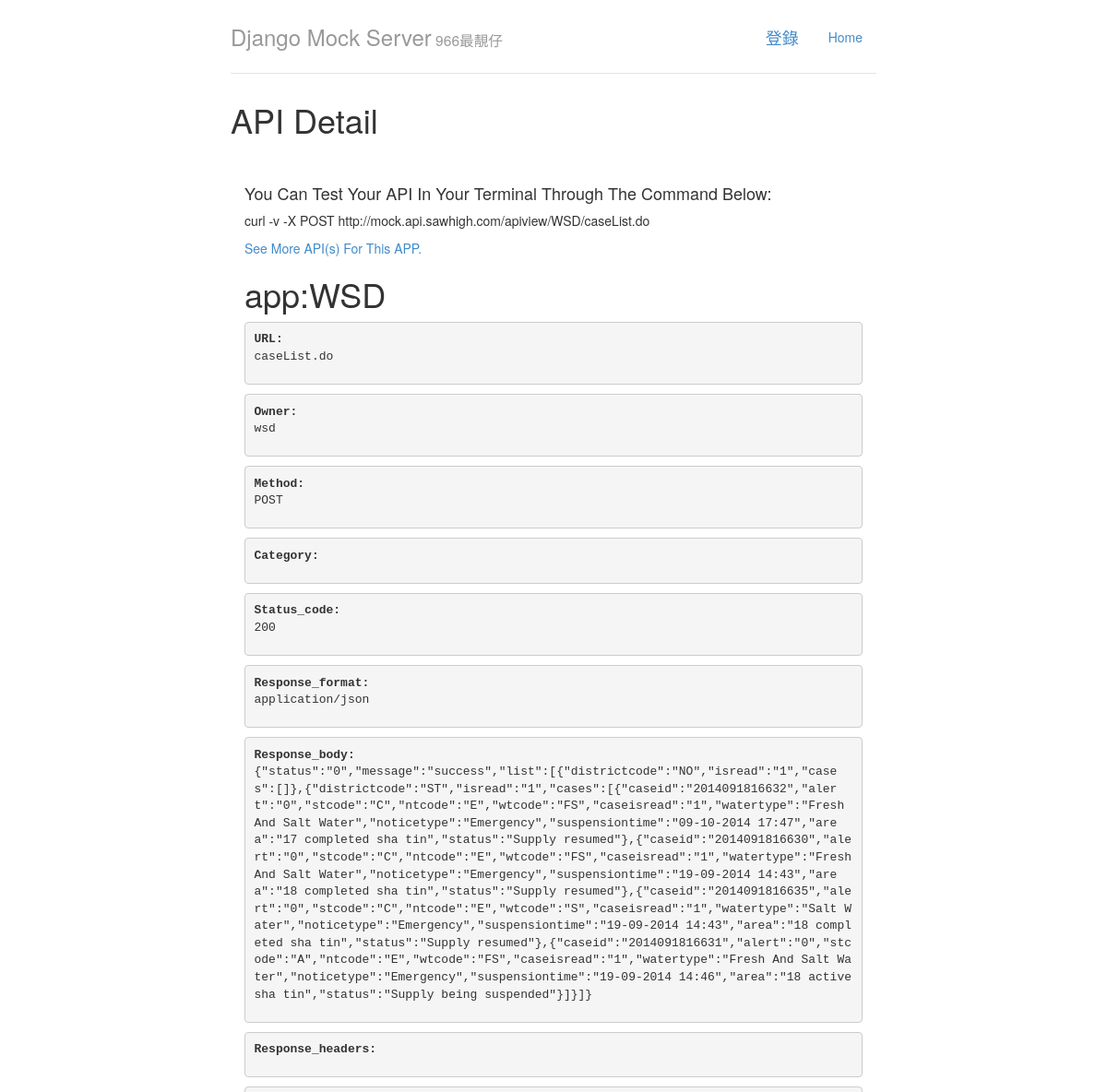
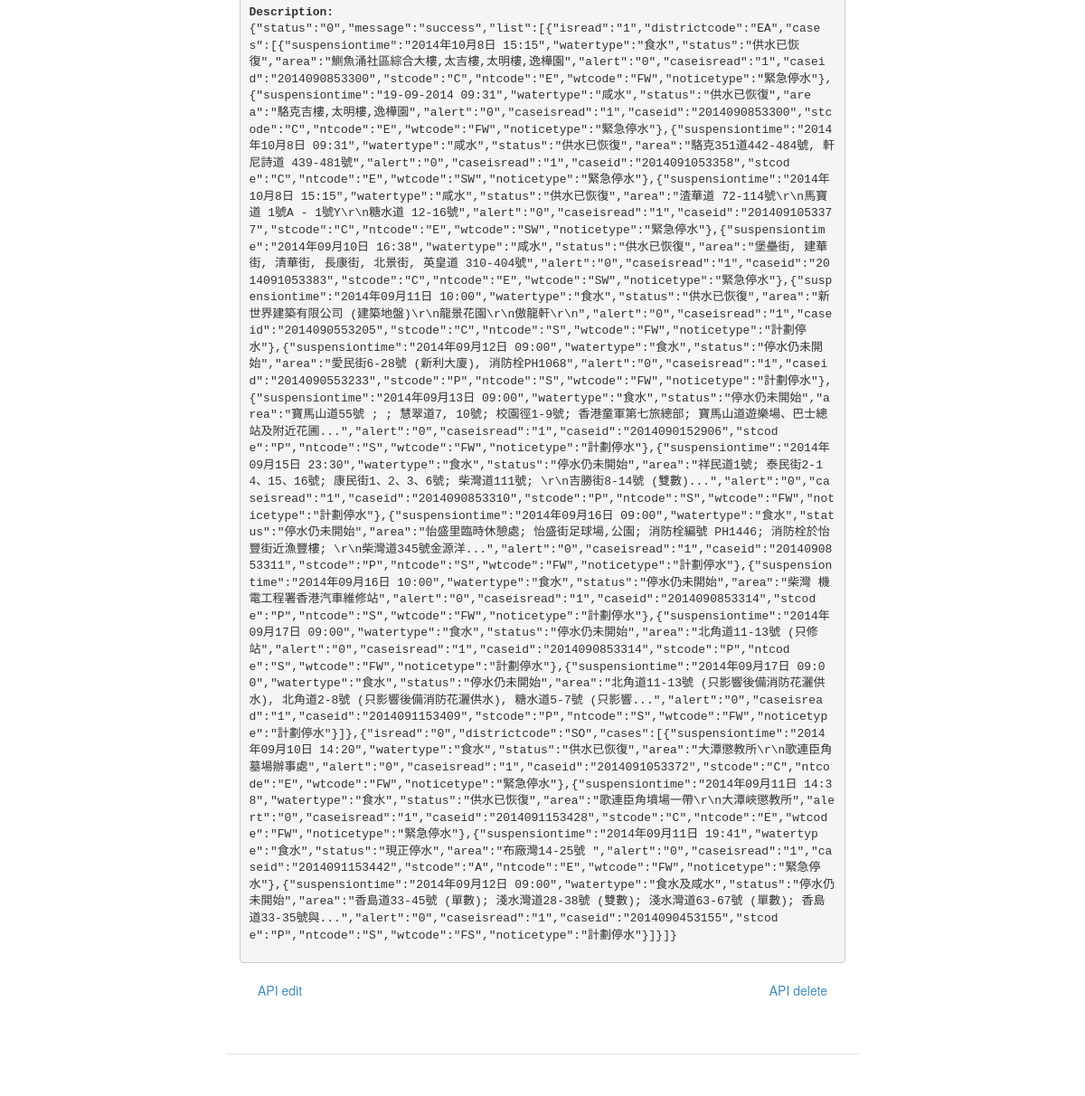
The page /api/1/ on the database as committed earlier (2 pictures, top to bottom).
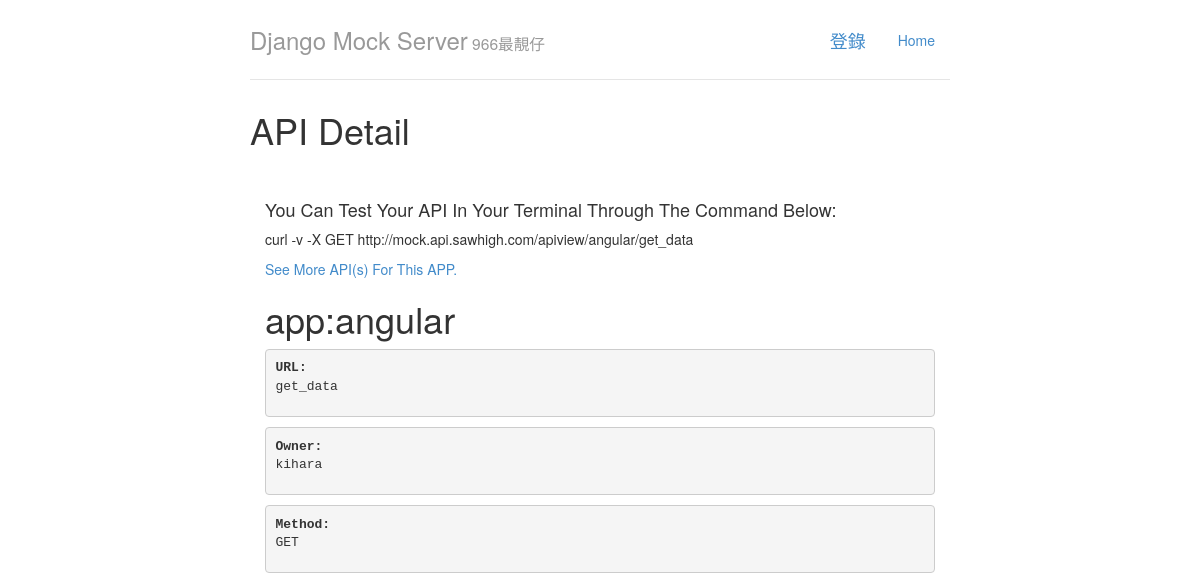
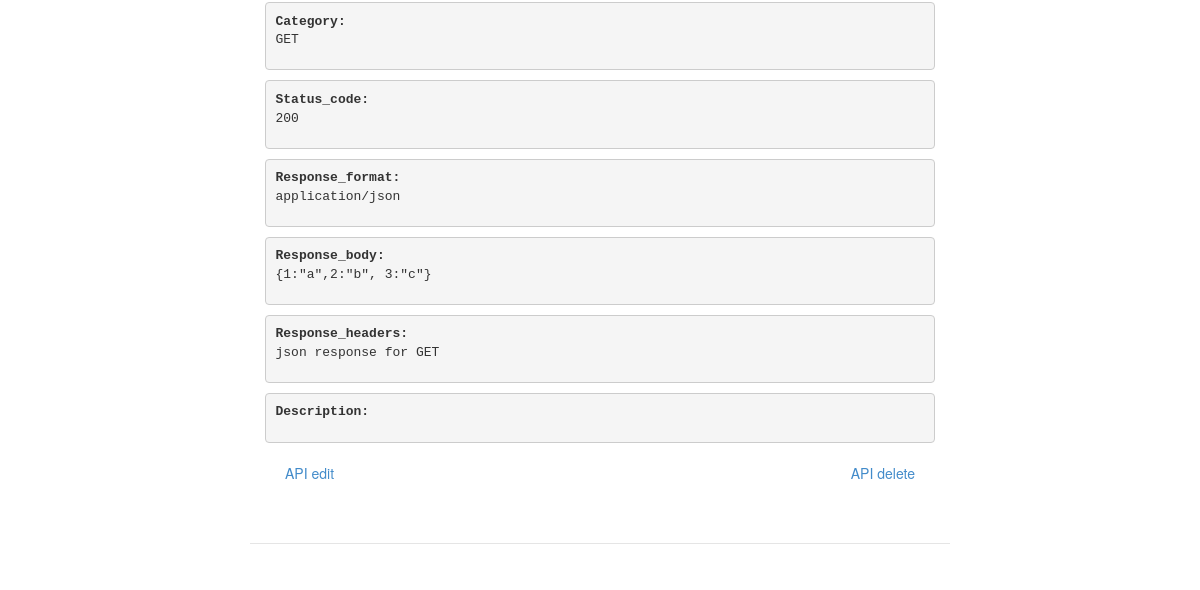
The same page on the database as committed later (2 pictures, top to bottom).
### apitest/models.py (models this page shows, shortened)
class MyApi(models.Model):
    name = models.CharField(max_length=100)
    app_name = models.ForeignKey(MyApp)
    url_path = models.CharField(max_length=100)
    methods = (
              ('GET', 'GET'),
              ('HEAD', "HEAD"),
              ('POST', 'POST'),
              ('DELETE', 'DELETE'),
              ('PATCH', "PATCH"),
              ('PUT', 'PUT'),
              ('OPTIONS', 'OPTIONS'),
               )
    method = models.CharField(max_length=20, choices=methods, default='GET', blank=True, null=True)
    category = models.CharField(max_length=50, null=True, blank=True)
    status_code = models.CharField(default='200', max_length=5)
    formats = (
              ('application/xml', 'xml'),
              ('md', 'md'),
              ('application/json', 'json'),
              ('text/html', 'html'),
              ('application/atom+xml', 'atom'),
              ('txt', 'txt'),
              ('text/csv', 'csv'),
              ('application/rss+xml', 'rss'),
              )
    response_format = models.CharField(max_length=20, choices=formats, default='application/json', blank=True, null=True)
    response_body = models.TextField()
    response_headers = models.TextField(null=True, blank=True)
    description = models.TextField(null=True, blank=True)
    owner = models.ForeignKey(User)

class MyApp(models.Model):
    name = models.CharField(max_length=50, unique=True)
    owner = models.ForeignKey(User)
    def __unicode__(self):
        return self.name

### apitest/views.py (the view)
# urls.py: url(r'^api/(?P<api_id>\d+)/$', detail, name='detail'),
def detail(request, api_id):
    item = get_object_or_404(MyApi, pk=api_id)
    protocol = "https://" if request.is_secure() else "http://"
    url_prefix = protocol + ALLOWED_HOSTS[0]
    context = {"item": item, "url_prefix":url_prefix}
    return render(request, 'apitest/detail.html', context)

### templates/apitest/detail.html
{% extends "base.html" %}
{% block title %}API Detail{% endblock %}
{% block content %}
<h4>You Can Test Your API In Your Terminal Through The Command Below:</h4>
<p>curl -v -X {{ item.method }} {{url_prefix}}/apiview/{{ item.app_name }}/{{ item.url_path }}</p>
<p><a href="/app/{{ item.app_name.id }}/">See More API(s) For This APP.</a></p>
<h1>app:{{ item.app_name }}</h1>
<pre><p><b>URL:</b>
{{ item.url_path }}</p></pre>
<pre><p><b>Owner: </b>
{{ item.owner }}</p></pre>
<pre><p><b>Method:</b>
{{ item.method }}</p></pre>
<pre><p><b>Category: </b>
{{ item.category }}</p></pre>
<pre><p><b>Status_code:</b>
{{ item.status_code }}</p></pre>
<pre><p><b>Response_format: </b>
{{ item.response_format }}</p></pre>
<pre><p><b>Response_body: </b>
{{ item.response_body }}</p></pre>
<pre><p><b>Response_headers:</b>
{{ item.response_headers }}</p></pre>
<pre><p><b>Description:</b>
{{ item.description }}</p></pre>
<div style="margin: 20px">
<span>
<a href="/api/{{ item.id }}/update">API edit</a></span>
<span style="float: right"><a href="/api/{{ item.id }}/delete">API delete</a></span>
</div>
{% endblock %}

Rows that differ between the two databases and show on the page:
changed MyApi "application/json": method "POST" → "GET"; app_name "WSD" → "angular"; url_path "caseList.do" → "get_data"; owner "wsd" → "kihara"; category (not shown) → "GET"; response_body "{\"status\":\"0\",\"message\":\"success\",\"list\":[{\"districtcode\":\"NO\",\"isread\":\"1\",\"cases\":[]},{\"districtcode\":\"ST\",\"isread\":\"1\",\"cases\":[{\"caseid\":\"2014091816632\",\"alert\":\"0\",\"stcode\":\"C\",\"ntcode\":\"E\",\"wtcode\":\"FS\",\"caseisread\":\"1\",\"watertype\":\"Fresh And Salt Water\",\"noticetype\":\"Emergency\",\"suspensiontime\":\"09-10-2014 17:47\",\"area\":\"17 completed sha tin\",\"status\":\"Supply resumed\"},{\"caseid\":\"2014091816630\",\"alert\":\"0\",\"stcode\":\"C\",\"ntcode\":\"E\",\"wtcode\":\"FS\",\"caseisread\":\"1\",\"watertype\":\"Fresh And Salt Water\",\"noticetype\":\"Emergency\",\"suspensiontime\":\"19-09-2014 14:43\",\"area\":\"18 completed sha tin\",\"status\":\"Supply…" → "{1:\"a\",2:\"b\", 3:\"c\"}"; response_headers (not shown) → "json response for GET"; description "{\"status\":\"0\",\"message\":\"success\",\"list\":[{\"isread\":\"1\",\"districtcode\":\"EA\",\"cases\":[{\"suspensiontime\":\"2014年10月8日 15:15\",\"watertype\":\"食水\",\"status\":\"供水已恢復\",\"area\":\"鰂魚涌社區綜合大樓,太吉樓,太明樓,逸樺園\",\"alert\":\"0\",\"caseisread\":\"1\",\"caseid\":\"2014090853300\",\"stcode\":\"C\",\"ntcode\":\"E\",\"wtcode\":\"FW\",\"noticetype\":\"緊急停水\"},{\"suspensiontime\":\"19-09-2014 09:31\",\"watertype\":\"咸水\",\"status\":\"供水已恢復\",\"area\":\"駱克吉樓,太明樓,逸樺園\",\"alert\":\"0\",\"caseisread\":\"1\",\"caseid\":\"2014090853300\",\"stcode\":\"C\",\"ntcode\":\"E\",\"wtcode\":\"FW\",\"noticetype\":\"緊急停水\"},{\"suspensiontime\":\"2014年10月8日 09:31\",\"watertype\":\"咸水\",\"status\":\"供水已恢復\",\"area\":\"駱克351道442-484號, 軒尼詩道…" → (not shown)
